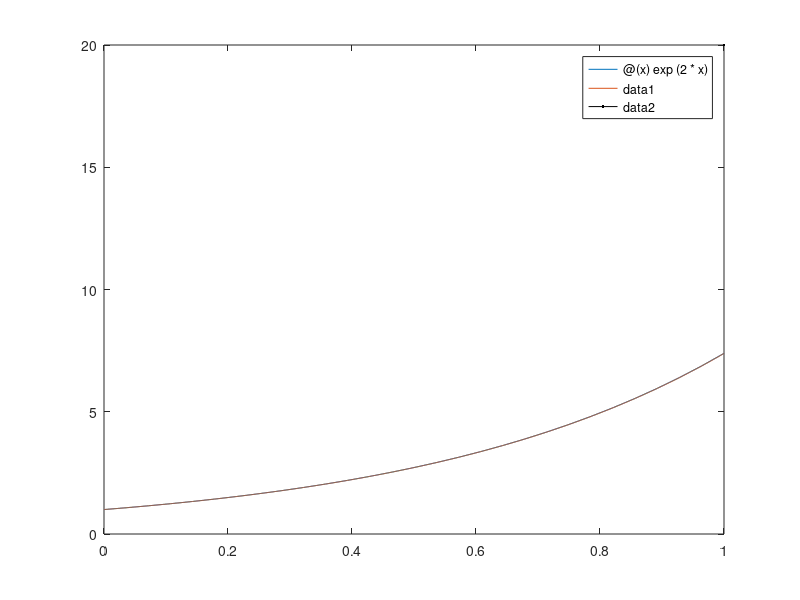

Source code (MATLAB):
f = @(x) exp(2* x);

x = zeros(111,1);
y = zeros(111,1);
y_act = zeros(11,1)
h =.0001;
x(1) = 0;
y(1) = 1;

for i = 1:10000
    x(i+1) = h * (i);
    y(i+1) = f(x(i)) - 2*h*exp(2 *x(i));
    y_act = exp(-2* x(i)* i);
end

x;
y;

fplot(f, [0,1])
hold on 
plot(x,y, MarkerSize= 20,Color='black')
